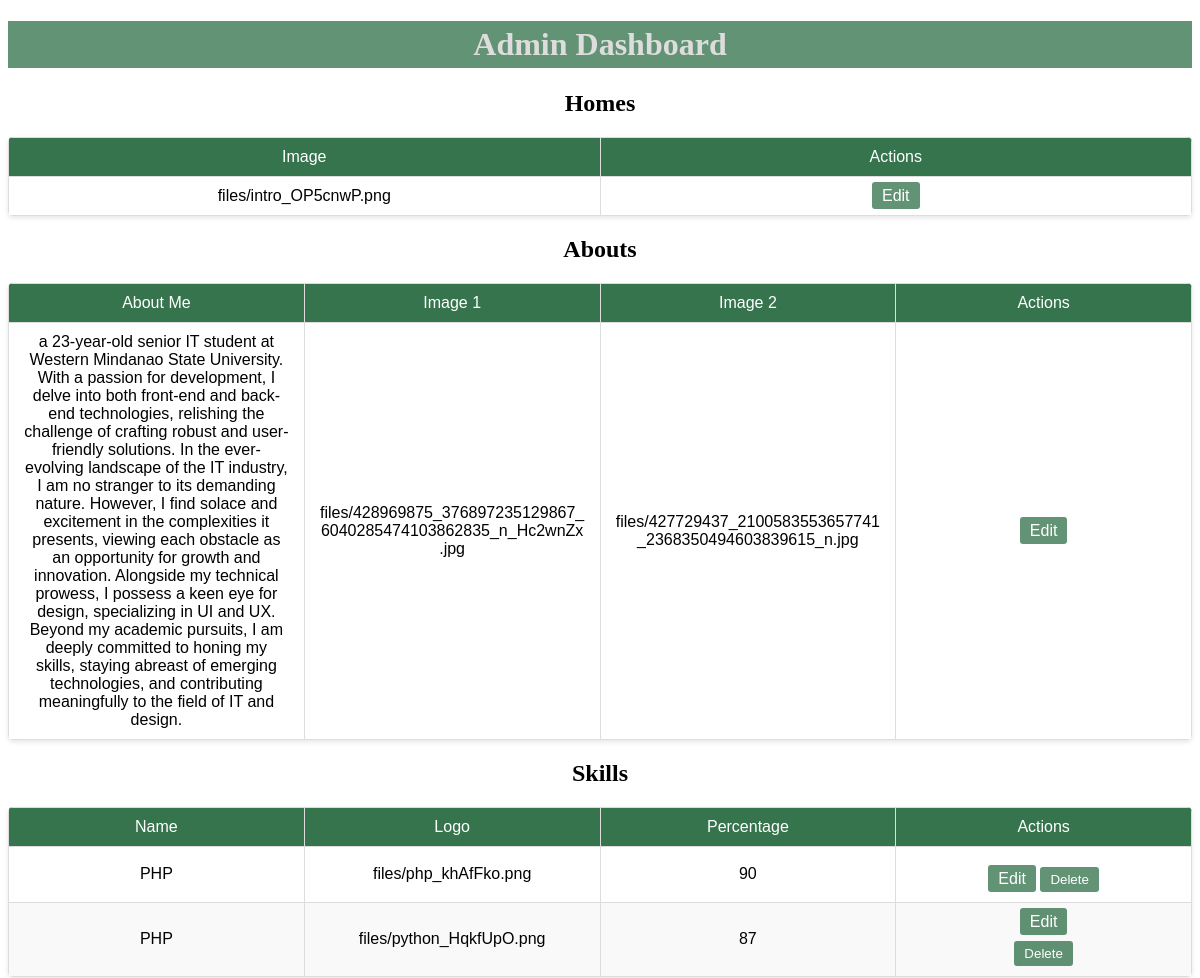
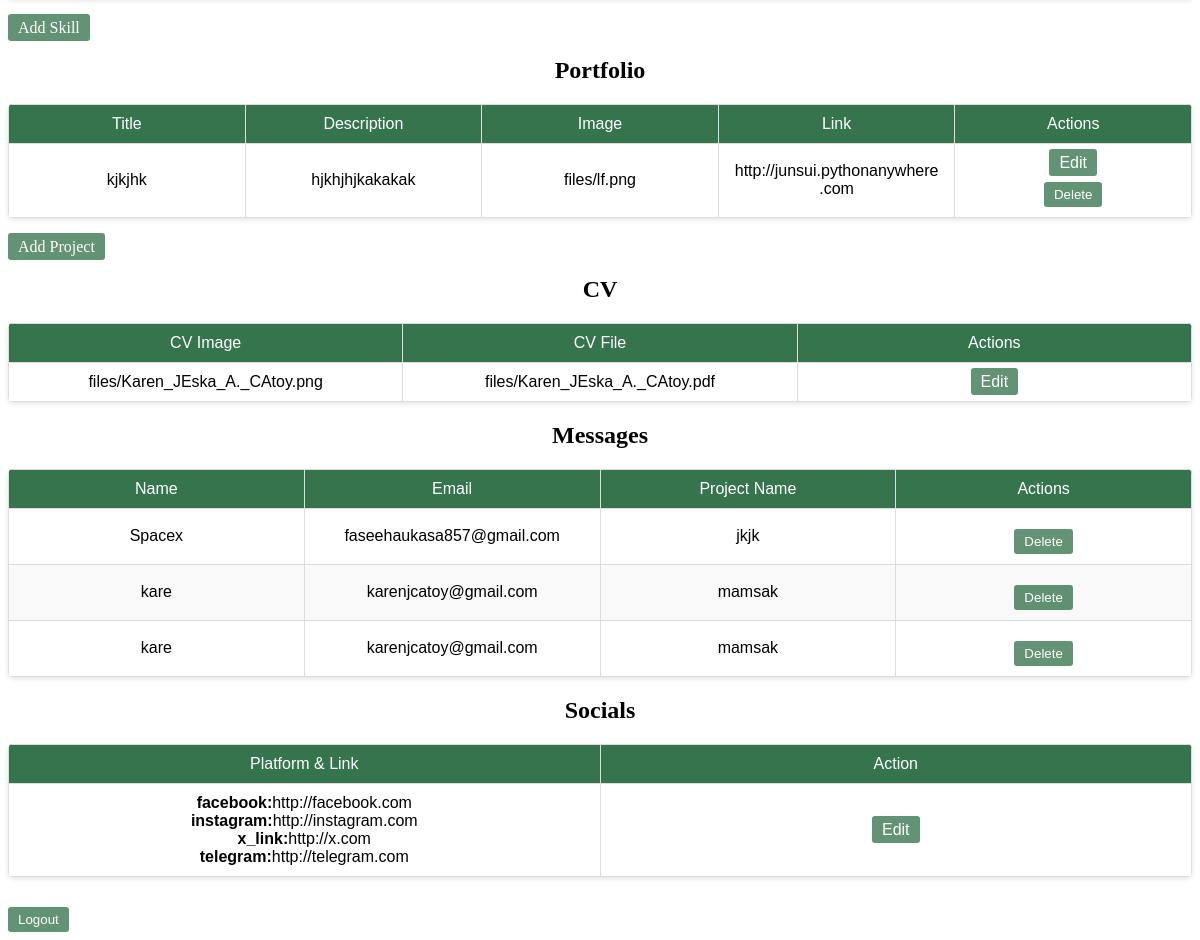
/manage/ (signed in), run on an earlier commit of the app's database (2 pictures, top to bottom).
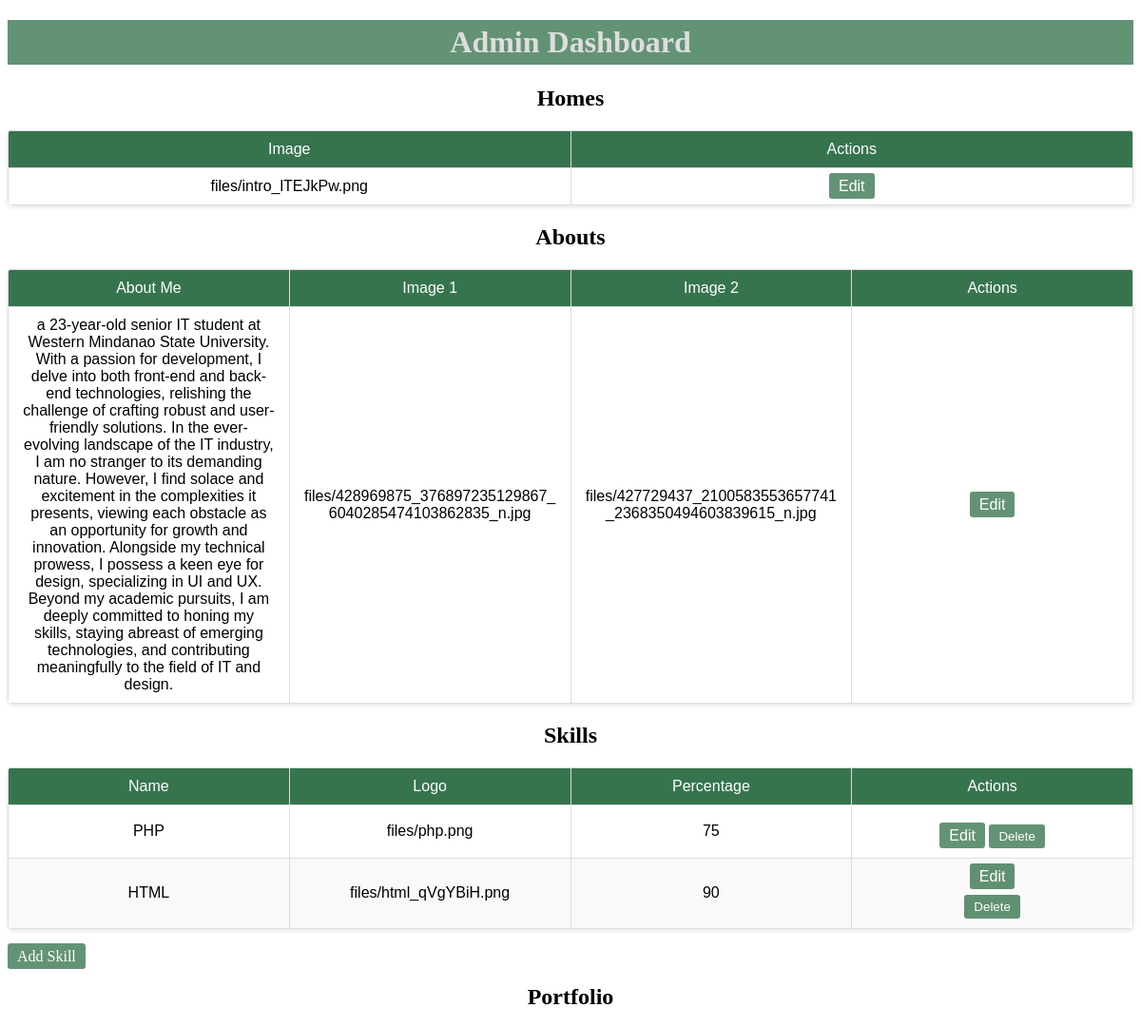
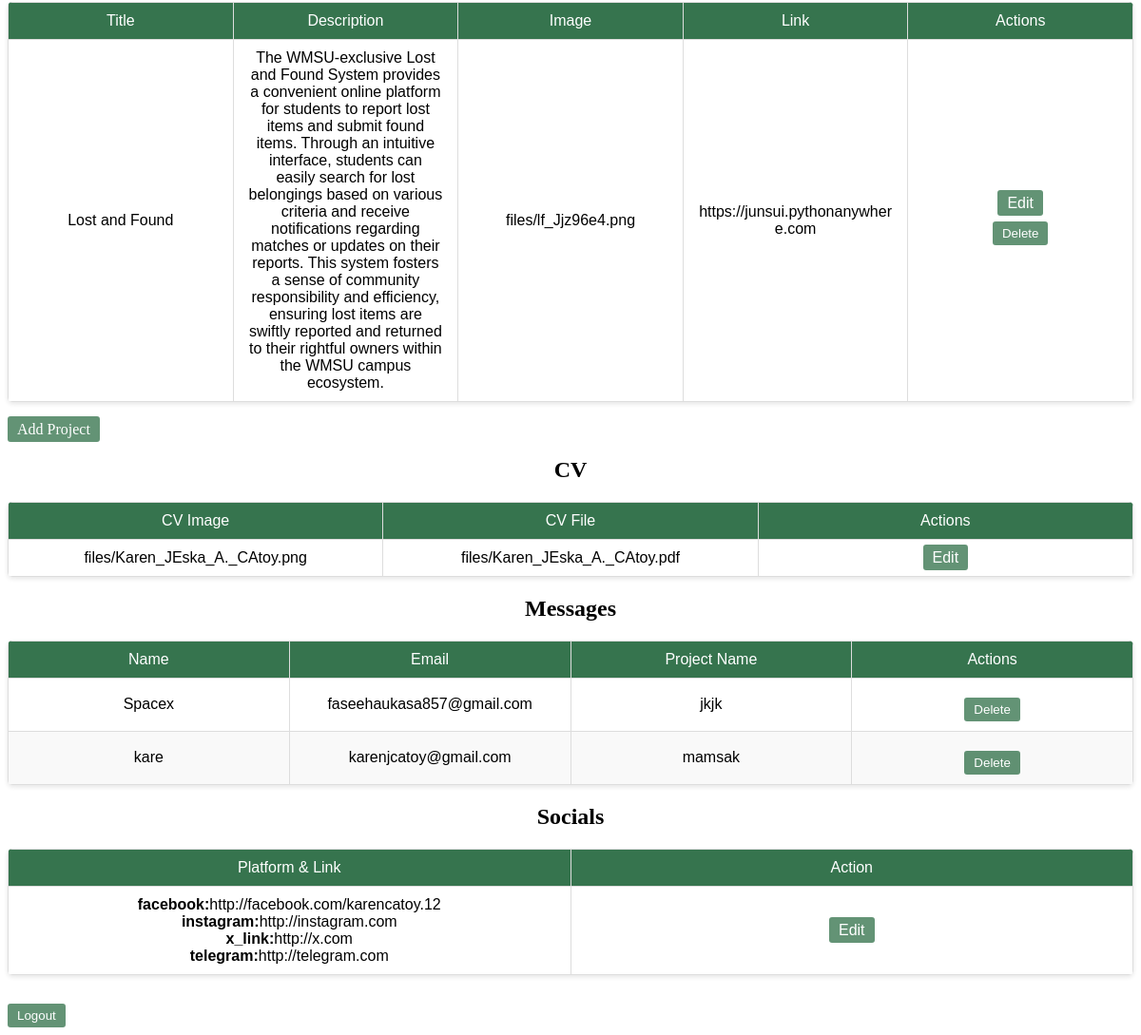
And on a later commit of the database (2 pictures, top to bottom).
### myapp/models.py (models this page shows, shortened)
class Home(models.Model):
    image = models.ImageField(upload_to='files/')

class About(models.Model):
    aboutme = models.TextField()
    image1 = models.ImageField(upload_to='files/')
    image2 = models.ImageField(upload_to='files/')

class Skill(models.Model):
    name = models.CharField(max_length=100)
    logo = models.ImageField(upload_to='files/')
    percentage = models.IntegerField()

class Project(models.Model):
    title = models.CharField(max_length=200)
    description = models.TextField()
    image = models.ImageField(upload_to='files/')
    link = models.URLField(max_length=200)

class Profile(models.Model):
    cv_image = models.ImageField(upload_to='files/', null=True, blank=True)
    cv_file = models.FileField(upload_to='files/', null=True, blank=True)

class Contact(models.Model):
    name = models.CharField(max_length=100)
    email = models.EmailField()
    project_name = models.CharField(max_length=100)
    created_at = models.DateTimeField(auto_now_add=True)

class Social(models.Model):
    fblink = models.URLField(max_length=200)
    instalink = models.URLField(max_length=200)
    xlink = models.URLField(max_length=200)
    tglink = models.URLField(max_length=200)
    def get_urls(self):
        return {
            'facebook': self.fblink,
            'instagram': self.instalink,
            'x_link': self.xlink,
            'telegram': self.tglink,
        }

### myapp/views.py (the view)
# urls.py: path('manage/', views.manage, name='manage'),
@login_required(login_url='/login')
def manage(request):
    homes = Home.objects.all()
    abouts = About.objects.all()
    skills = Skill.objects.all()
    projects = Project.objects.all()
    contacts = Contact.objects.all()
    profiles = Profile.objects.all()
    socials = Social.objects.all()
    context = {
        'homes': homes,
        'abouts': abouts,
        'skills': skills,
        'projects': projects,
        'contacts': contacts,
        'profiles': profiles,
        'socials': socials,
    }
    return render(request, 'myapp/manage.html', context)

### myapp/templates/myapp/manage.html (shortened to what this page needs)
{% load static %}
<!DOCTYPE html>
<html lang="en">
<head>
    <link rel="stylesheet" href="{% static 'css/admin.css' %}">
</head>
<body>
    <h1>Admin Dashboard</h1>
    <form action="{% url 'myapp:logout' %}" method="post">
    <section>
        <h2>Homes</h2>
        <table>
            <tr>
                <th>Image</th>
                <th>Actions</th>
            </tr>
            {% for home in homes %}
            <tr>
                <td>{{ home.image }}</td>
                <td>
                    <a href="{% url 'myapp:home_edit' pk=home.pk %}" class="edit-home" onclick="openHomeEditPage(event)">Edit</a>
                </td>
            </tr>
            {% endfor %}
        </table>
    </section>
    <section>
        <h2>Abouts</h2>
        <table>
            <tr>
                <th>About Me</th>
                <th>Image 1</th>
                <th>Image 2</th>
                <th>Actions</th>
            </tr>
            {% for about in abouts %}
            <tr>
                <td>{{ about.aboutme }}</td>
                <td>{{ about.image1 }}</td>
                <td>{{ about.image2 }}</td>
                <td>
                    <a href="{% url 'myapp:about_edit' pk=about.pk %}" class="edit-about" onclick="openAboutEditPage(event)">Edit</a>
                </td>
            </tr>
            {% endfor %}
        </table>
    </section>
    <section>
        <h2>Skills</h2>
        <table>
            <tr>
                <th>Name</th>
                <th>Logo</th>
                <th>Percentage</th>
                <th>Actions</th>
            </tr>
            {% for skill in skills %}
            <tr>
                <td>{{ skill.name }}</td>
                <td>{{ skill.logo }}</td>
                <td>{{ skill.percentage }}</td>
                <td>
                    <a href="{% url 'myapp:skill_edit' pk=skill.pk %}" class="edit-skill" onclick="openSkillEditPage(event)">Edit</a>
                    <form action="{% url 'myapp:delete_skill' skill.pk %}" method="post" id="deleteForm-{{ skill.pk }}">
                        <button type="button" class="delete-button" onclick="showDeleteConfirmation('deleteForm-{{ skill.pk }}')">Delete</button>
                    </form>
                </td>
            </tr>
            {% endfor %}
        </table>
        <a href="/add_skill" class="add-skill" onclick="newSkillEditPage(event)">Add Skill</a>
    </section>
    <section>
        <h2>Portfolio</h2>
        <table>
            <tr>
                <th>Title</th>
                <th>Description</th>
                <th>Image</th>
                <th>Link</th>
                <th>Actions</th>
            </tr>
            {% for project in projects %}
            <tr>
                <td>{{ project.title }}</td>
                <td>{{ project.description }}</td>
                <td>{{ project.image }}</td>
                <td>{{ project.link }}</td>
                <td>
                    <a href="{% url 'myapp:portfolio_edit' pk=project.pk %}" class="edit-project"  onclick="openProjectEditPage(event)">Edit</a>
                    <form action="{% url 'myapp:delete_project' project.pk %}" method="post" id="deleteForm-{{ project.pk }}">
                        <button type="button" class="delete-button" onclick="showDeleteConfirmation('deleteForm-{{ project.pk }}')">Delete</button>
                    </form>
                </td>
            </tr>
            {% endfor %}
        </table>
        <a href="/add_project" class="add-project"  onclick="newProjectEditPage(event)">Add Project</a>
    </section>
    <section>
        <h2>CV</h2>
        <table>
            <tr>
                <th>CV Image</th>
                <th>CV File</th>
                <th>Actions</th>
            </tr>
            {% for profile in profiles %}
            <tr>
                <td>{{ profile.cv_image }}</td>
                <td>{{ profile.cv_file }}</td>
                <td>
                    <a href="{% url 'myapp:cv_edit' pk=profile.pk %}" class="edit-profile" onclick="openProfileEditPage(event)">Edit</a>
                </td>
            </tr>
            {% endfor %}
        </table>
    </section>
    <section>
        <h2>Messages</h2>
        <table>
            <tr>
                <th>Name</th>
                <th>Email</th>
                <th>Project Name</th>
                <th>Actions</th>
            </tr>
            {% for contact in contacts %}
            <tr>
                <td>{{ contact.name }}</td>
                <td>{{ contact.email }}</td>
                <td>{{ contact.project_name }}</td>
                <td>
                    <form action="{% url 'myapp:delete_contact' contact.pk %}" method="post" id="deleteForm-{{ contact.pk }}">
                        <button type="button" class="delete-button" onclick="showDeleteConfirmation('deleteForm-{{ contact.pk }}')">Delete</button>
                    </form>
                </td>
            </tr>
            {% endfor %}
        </table>
    </section>
    <section>
        <h2>Socials</h2>
        <table>
            <tr>
                <th>Platform & Link</th>
                <th>Action</th>
            </tr>
            {% for social in socials %}
            <tr>
                <td>
                    {% for platform, url in social.get_urls.items %}
                        <strong>{{ platform }}:</strong>{{ url }}</a><br>
                    {% endfor %}
                </td>
                <td>
                    <a href="{% url 'myapp:social_edit' pk=social.pk %}" class="edit-social" onclick="openSocialEditPage(event)">Edit</a>
                </td>
            </tr>
            {% endfor %}
        </table>
    </section>
    <button type="submit">Logout</button>
    </form>
</body>
</html>

### myapp/static/css/admin.css (style rules this page uses)
table { table-layout: fixed; width: 100%; border-collapse: collapse; font-family: 'Arial', sans-serif; box-shadow: 0 2px 5px rgba(0,0,0,0.1); margin: 20px 0; border-radius: 5px; overflow: hidden; text-align: center; }
th, td { word-wrap: break-word; border: 1px solid #ddd; padding: 10px 15px; text-align: left; font-size: 16px; text-align: center; }
th { background-color: #025120c8; color: #ffffff; font-weight: normal; }
tr:nth-child(odd) { background-color: #f9f9f9; }
button { margin-top: 10px; padding: 5px 10px; background-color: #0251209d; color: #ffffff; border: none; border-radius: 3px; cursor: pointer; transition: background-color 0.3s; }
a { padding: 5px 10px; background-color: #0251209d; color: #ffffff; border: none; border-radius: 3px; cursor: pointer; transition: background-color 0.3s; text-decoration: none; margin-bottom: 10px; }
h2 { text-align: center; }
h1 { text-align: center; background-color: #0251209d; padding: 5px; color: #dedddd; }

What changed in the data, as far as the page shows it:
removed Skill: name "PHP", logo "files/python_HqkfUpO.png", percentage "87"
removed Project: title "kjkjhk", description "hjkhjhjkakakak", image "files/lf.png", link "http://junsui.pythonanywhere.com"
removed Contact: name "kare", email "karenjcatoy@gmail.com", project_name "mamsak"
changed Home: image "files/intro_OP5cnwP.png" → "files/intro_lTEJkPw.png"
changed About "files/427729437_2100583553657741_2368350494603839615_n.jpg": image1 "files/428969875_376897235129867_6040285474103862835_n_Hc2wnZx.jpg" → "files/428969875_376897235129867_6040285474103862835_n.jpg"
changed Skill "PHP": logo "files/php_khAfFko.png" → "files/php.png"; percentage "90" → "75"
added Skill: name "HTML", logo "files/html_qVgYBiH.png", percentage "90"
added Project: title "Lost and Found", description "The WMSU-exclusive Lost and Found System provides a convenient online platform for students to report lost items and submit found items. Through an intuitive interface, students can easily search for lost belongings based on various criteria and receive notifications regarding matches or updates on their reports. This system fosters a sense of community responsibility and efficiency, ensuring lost items are swiftly reported and returned to their rightful owners within the WMSU campus ecosystem.", image "files/lf_Jjz96e4.png", link "https://junsui.pythonanywhere.com"
Also different on the page:
new list line: "facebook : http://facebook.com/karencatoy.12"
list line gone: "facebook : http://facebook.com"
